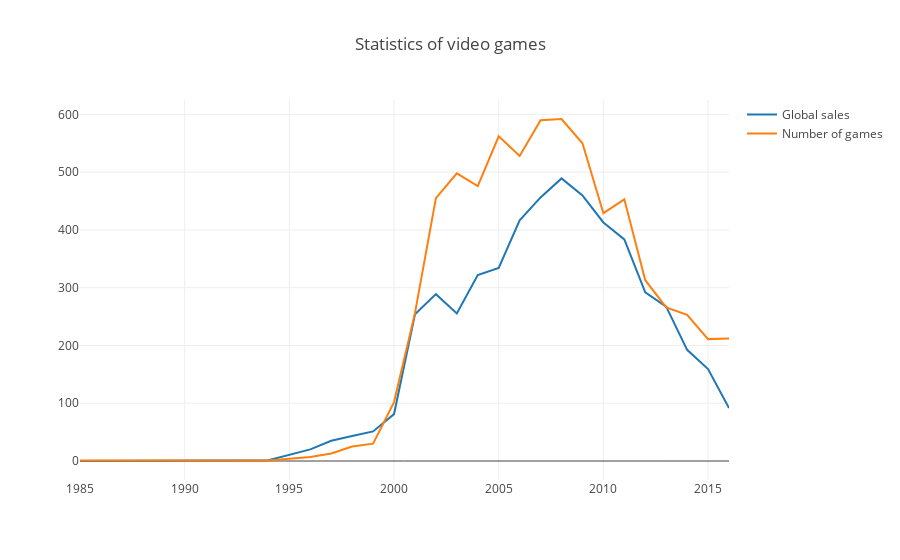

The cell this chart's notebook holds for it:
### Code cell
data = [line1, line2]
layout = {'title': 'Statistics of video games'}
fig = go.Figure(data=data, layout=layout)
iplot(fig, show_link=True)

### Figure 1 — Plotly figure (JSON) as saved in the notebook; plotly's stock layout.template omitted (floating-point values rounded to 4 significant figures)
{"data": [{"name": "Global sales", "type": "scatter", "x": [1985, 1988, 1992, 1994, 1996, 1997, 1998, 1999, 2000, 2001, 2002, 2003, 2004, 2005, 2006, 2007, 2008, 2009, 2010, 2011, 2012, 2013, 2014, 2015, 2016], "y": [0.03, 0.03, 0.03, 1.27, 20.1, 35.01, 43.18, 51.17, 81.24, 253.9, 288.8, 255.4, 321.8, 334.3, 416.7, 456.2, 489.1, 459.8, 413.0, 383.7, 291.9, 267.2, 192.4, 159.2, 91.56]}, {"name": "Number of games", "type": "scatter", "x": [1985, 1988, 1992, 1994, 1996, 1997, 1998, 1999, 2000, 2001, 2002, 2003, 2004, 2005, 2006, 2007, 2008, 2009, 2010, 2011, 2012, 2013, 2014, 2015, 2016], "y": [1, 1, 1, 1, 7, 13, 25, 30, 102, 256, 455, 498, 476, 562, 528, 590, 592, 550, 429, 453, 313, 266, 253, 211, 212]}], "layout": {"title": "Statistics of video games"}}
